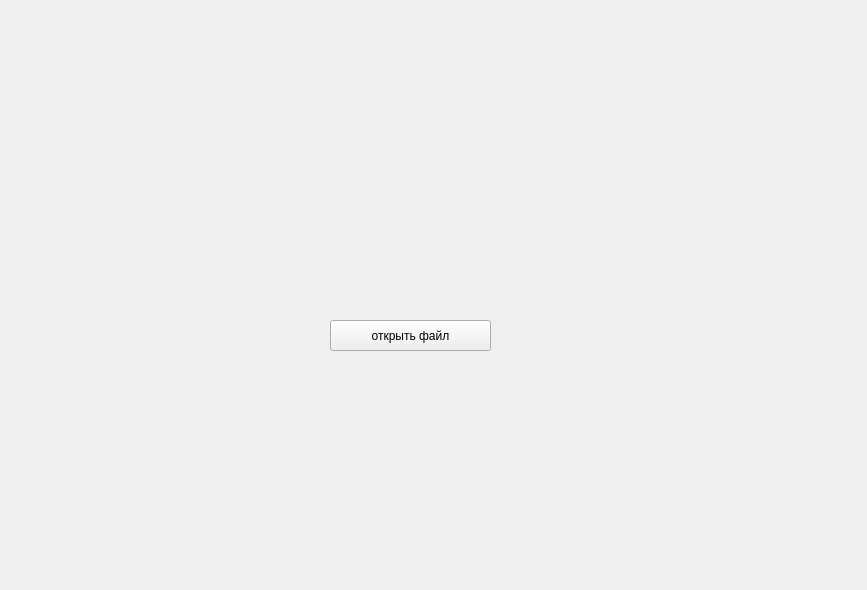
<?xml version="1.0" encoding="UTF-8"?>
<ui version="4.0">
 <class>Form</class>
 <widget class="QWidget" name="Form">
  <property name="geometry">
   <rect>
    <x>0</x>
    <y>0</y>
    <width>867</width>
    <height>590</height>
   </rect>
  </property>
  <property name="windowTitle">
   <string>Form</string>
  </property>
  <widget class="QPushButton" name="pushButton">
   <property name="geometry">
    <rect>
     <x>330</x>
     <y>320</y>
     <width>161</width>
     <height>31</height>
    </rect>
   </property>
   <property name="text">
    <string>открыть файл</string>
   </property>
  </widget>
 </widget>
 <resources/>
 <connections/>
</ui>
